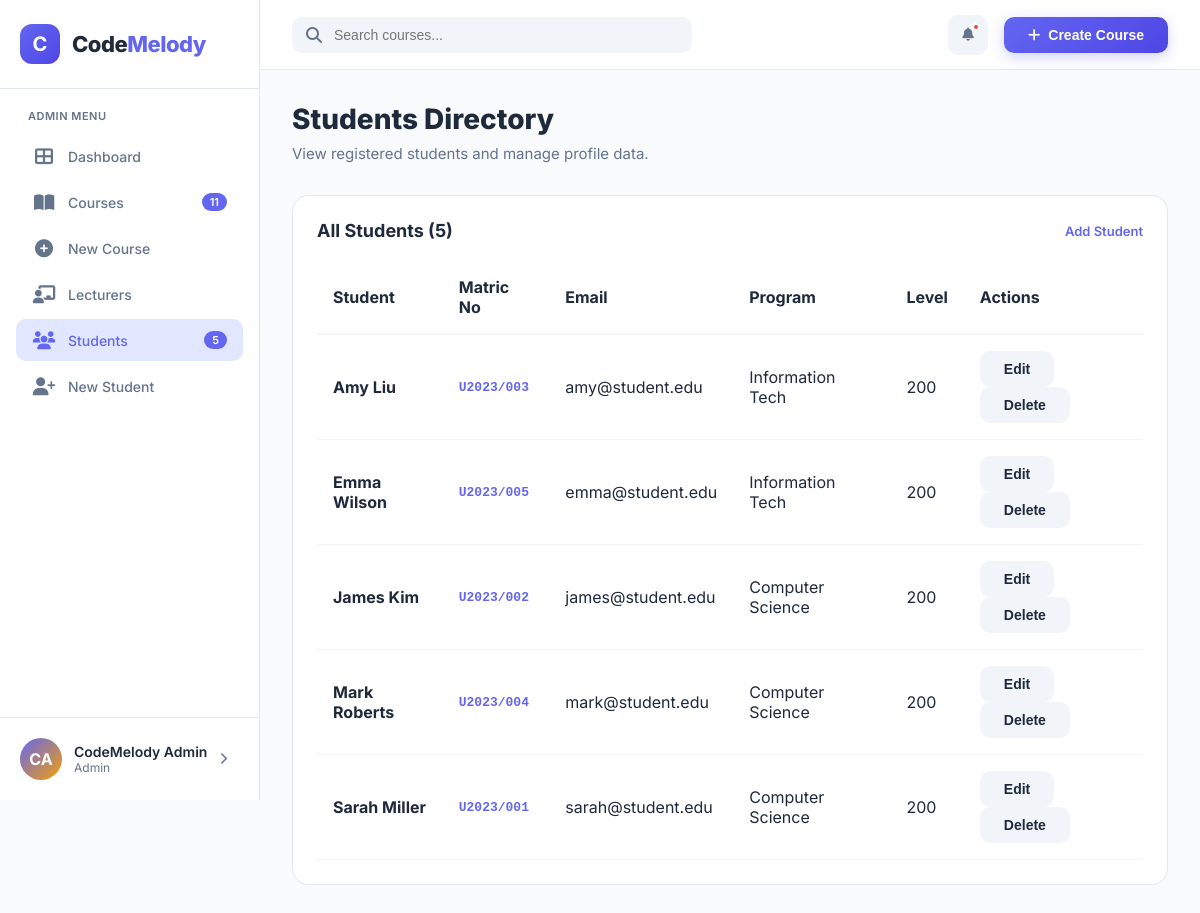
The page /students/index.php (signed in) on the database its author committed.
### tables this page shows
CREATE TABLE users (
    id INT AUTO_INCREMENT PRIMARY KEY,
    email VARCHAR(255) UNIQUE NOT NULL,
    password VARCHAR(255) NOT NULL,
    full_name VARCHAR(100) NOT NULL,
    role ENUM('student', 'lecturer', 'admin') DEFAULT 'student',
    avatar_initials VARCHAR(2) DEFAULT 'CM',
    created_at TIMESTAMP DEFAULT CURRENT_TIMESTAMP
);

CREATE TABLE students (
    id INT AUTO_INCREMENT PRIMARY KEY,
    user_id INT NULL,
    matric_no VARCHAR(20) UNIQUE NOT NULL,
    full_name VARCHAR(100) NOT NULL,
    email VARCHAR(255),
    program VARCHAR(50),
    level INT,
    enrolled_at TIMESTAMP DEFAULT CURRENT_TIMESTAMP,
    FOREIGN KEY (user_id) REFERENCES users(id) ON DELETE CASCADE
);

### config/bootstrap.php (called while the page is built, shortened)
<?php
function app_url(string $path = ''): string {
    $base = defined('APP_BASE') ? APP_BASE : '';
    return rtrim($base, '/') . '/' . ltrim($path, '/');
}
function current_user(PDO $pdo): ?array {
    $stmt = $pdo->prepare('SELECT * FROM users WHERE id = ?');
    $stmt->execute([$_SESSION['user_id']]);
    return $stmt->fetch() ?: null;
}
function require_login(PDO $pdo): array {
    $user = current_user($pdo);
    return $user;
}
function metrics(PDO $pdo): array {
    $data = ['students' => 0, 'courses' => 0, 'units' => 0, 'hours' => 0, 'enrollments' => 0, 'users' => 0];
    try {
        $data['students'] = (int)$pdo->query('SELECT COUNT(*) FROM students')->fetchColumn();
        $data['courses'] = (int)$pdo->query('SELECT COUNT(*) FROM courses WHERE is_active = TRUE')->fetchColumn();
        $data['units'] = (int)$pdo->query('SELECT COALESCE(SUM(credit_units),0) FROM courses WHERE is_active = TRUE')->fetchColumn();
        $data['hours'] = (int)$pdo->query('SELECT COALESCE(SUM(lecture_hours + practical_hours),0) FROM courses WHERE is_active = TRUE')->fetchColumn();
        $data['users'] = (int)$pdo->query('SELECT COUNT(*) FROM users')->fetchColumn();
        $data['enrollments'] = (int)$pdo->query('SELECT COUNT(*) FROM enrollments')->fetchColumn();
    } catch (PDOException $e) {
    }
    return $data;
}

### students/index.php (the view, shortened to what this page needs)
<?php
require_once __DIR__ . '/../config/bootstrap.php';
$user = require_login($pdo);
$students = $pdo->query('SELECT s.*, u.role, u.created_at AS account_created FROM students s LEFT JOIN users u ON u.id = s.user_id ORDER BY s.full_name')->fetchAll();
require_once __DIR__ . '/../templates/header.php';
?>
<div class="page-header animate-in">
    <h1 class="page-title">Students Directory</h1>
    <p class="page-subtitle">View registered students and manage profile data.</p>
</div>
<div class="card">
    <div class="card-header">
        <h3 class="card-title">All Students (<?php echo count($students); ?>)</h3>
        <?php if ($user['role'] === 'admin'): ?><span class="card-action" onclick="window.location='<?php echo app_url('students/create.php'); ?>'">Add Student</span><?php endif; ?>
    </div>
    <div style="overflow-x:auto; padding:0 24px 24px;">
        <table style="width:100%; border-collapse:collapse; min-width:760px;">
            <thead><tr style="border-bottom:2px solid var(--light-gray);"><th style="padding:16px;text-align:left;">Student</th><th style="padding:16px;text-align:left;">Matric No</th><th style="padding:16px;text-align:left;">Email</th><th style="padding:16px;text-align:left;">Program</th><th style="padding:16px;text-align:left;">Level</th><th style="padding:16px;text-align:left;">Actions</th></tr></thead>
            <tbody>
            <?php foreach ($students as $student): ?>
                <tr style="border-bottom:1px solid var(--light-gray);">
                    <td style="padding:16px;font-weight:700;"><?php echo htmlspecialchars($student['full_name']); ?></td>
                    <td style="padding:16px;color:var(--primary);font-family:monospace;font-weight:700;"><?php echo htmlspecialchars($student['matric_no']); ?></td>
                    <td style="padding:16px;"><?php echo htmlspecialchars($student['email']); ?></td>
                    <td style="padding:16px;"><?php echo htmlspecialchars($student['program']); ?></td>
                    <td style="padding:16px;"><?php echo (int)$student['level']; ?></td>
                    <td style="padding:16px;">
                        <?php if ($user['role'] === 'admin'): ?>
                            <button class="btn btn-secondary" onclick="window.location='<?php echo app_url('students/edit.php?id=' . (int)$student['id']); ?>'">Edit</button>
                            <button class="btn btn-secondary" onclick="if(confirm('Delete this student?')) window.location='<?php echo app_url('students/delete.php?id=' . (int)$student['id']); ?>'">Delete</button>
                        <?php else: ?>
                            <span style="color:var(--gray);">View only</span>
                        <?php endif; ?>
                    </td>
                </tr>
            <?php endforeach; ?>
            </tbody>
        </table>
    </div>
</div>
<?php require_once __DIR__ . '/../templates/footer.php'; ?>

### templates/header.php (shortened to what this page needs)
<?php
$currentPath = trim(str_replace('\\', '/', parse_url($_SERVER['REQUEST_URI'], PHP_URL_PATH)), '/');
$m = metrics($pdo);
$role = $user['role'] ?? 'student';
$nav = [
    'admin' => [
        ['dashboard/admin.php', 'fa-th-large', 'Dashboard', null],
        ['courses/index.php', 'fa-book-open', 'Courses', $m['courses']],
        ['courses/create.php', 'fa-plus-circle', 'New Course', null],
        ['lecturers/index.php', 'fa-chalkboard-user', 'Lecturers', null],
        ['students/index.php', 'fa-users', 'Students', $m['students']],
        ['students/create.php', 'fa-user-plus', 'New Student', null],
    ],
    'lecturer' => [
        ['dashboard/lecturer.php', 'fa-th-large', 'Dashboard', null],
        ['courses/index.php', 'fa-book-open', 'My Courses', $m['courses']],
        ['courses/create.php', 'fa-plus-circle', 'New Course', null],
        ['students/index.php', 'fa-users', 'Students', $m['students']],
    ],
    'student' => [
        ['dashboard/student.php', 'fa-th-large', 'Dashboard', null],
        ['courses/index.php', 'fa-compass', 'Explore Courses', $m['courses']],
        ['students/edit.php', 'fa-user-pen', 'My Profile', null],
    ],
];
?>
<!DOCTYPE html>
<html lang="en">
<head>
    <link rel="stylesheet" href="https://cdnjs.cloudflare.com/ajax/libs/font-awesome/6.4.0/css/all.min.css">
    <link rel="stylesheet" href="<?php echo app_url('assets/css/dashboard.css'); ?>">
</head>
<body>
<aside class="sidebar" id="sidebar">
    <div class="sidebar-header">
        <div class="logo">C</div>
        <div class="logo-text">Code<span>Melody</span></div>
    </div>
    <div class="nav-section">
        <div class="nav-label"><?php echo ucfirst(htmlspecialchars($role)); ?> Menu</div>
        <?php foreach ($nav[$role] as $item): ?>
            <?php $active = str_ends_with($currentPath, $item[0]); ?>
            <a href="<?php echo app_url($item[0]); ?>" class="nav-item <?php echo $active ? 'active' : ''; ?>">
                <i class="fas <?php echo $item[1]; ?>"></i><span><?php echo htmlspecialchars($item[2]); ?></span>
                <?php if ($item[3] !== null): ?><span class="nav-badge"><?php echo (int)$item[3]; ?></span><?php endif; ?>
            </a>
        <?php endforeach; ?>
    </div>
    <div class="user-profile" onclick="window.location='<?php echo app_url('auth/logout.php'); ?>'">
        <div class="user-avatar"><?php echo htmlspecialchars($user['avatar_initials'] ?? avatar_initials($user['full_name'] ?? 'User')); ?></div>
        <div class="user-info">
            <h4><?php echo htmlspecialchars($user['full_name'] ?? 'User'); ?></h4>
            <p><?php echo ucfirst(htmlspecialchars($role)); ?></p>
        </div>
        <i class="fas fa-chevron-right" style="color: var(--gray); font-size: 12px;"></i>
    </div>
</aside>
<main class="main-content">
    <header class="header">
        <div class="header-left">
            <div class="search-bar" id="globalSearch">
                <i class="fas fa-search"></i>
                <input type="text" placeholder="Search courses..." id="searchInput" autocomplete="off">
            </div>
        </div>
        <div class="header-right">
            <div class="notification-wrapper" id="notificationWrapper">
                <button class="header-btn" id="notificationBell" onclick="toggleNotifications()">
                    <i class="fas fa-bell"></i>
                    <span class="notification-dot" id="notificationDot"></span>
                </button>
            </div>
            <?php if ($role !== 'student'): ?>
                <button class="create-btn" onclick="window.location='<?php echo app_url('courses/create.php'); ?>'"><i class="fas fa-plus"></i>Create Course</button>
            <?php endif; ?>
        </div>
    </header>
    <div class="content" id="<?php echo htmlspecialchars($contentId ?? ''); ?>">

### rows shown on the page
users: role "ADMIN", avatar_initials "CA", full_name "CodeMelody Admin", role "Admin"
students: full_name "Amy Liu", matric_no "U2023/003", email "amy@student.edu", program "Information Tech", level "200"
students: full_name "Emma Wilson", matric_no "U2023/005", email "emma@student.edu", program "Information Tech", level "200"
students: full_name "James Kim", matric_no "U2023/002", email "james@student.edu", program "Computer Science", level "200"
students: full_name "Mark Roberts", matric_no "U2023/004", email "mark@student.edu", program "Computer Science", level "200"
students: full_name "Sarah Miller", matric_no "U2023/001", email "sarah@student.edu", program "Computer Science", level "200"

### other values the page prints
$item[2] "Dashboard"
$item[2] "Courses"
$item[3] "11"
$item[2] "New Course"
$item[2] "Lecturers"
$item[2] "Students"
$item[3] "5"
$item[2] "New Student"
count($students) "5"
